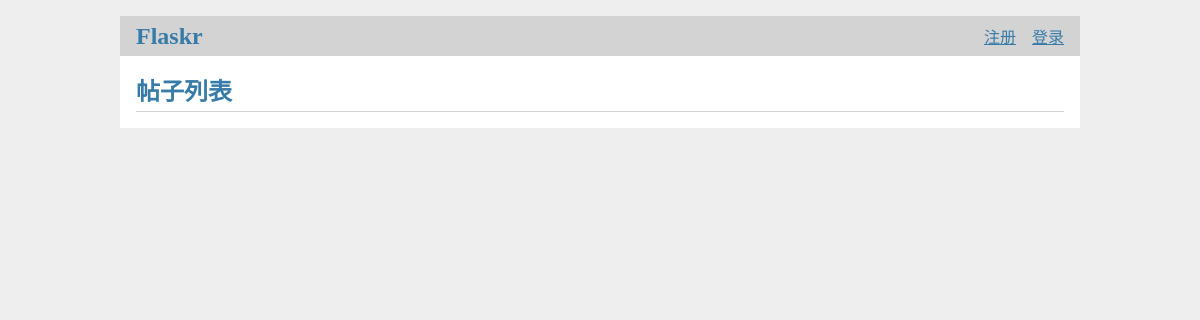
Before: / with the older database file.
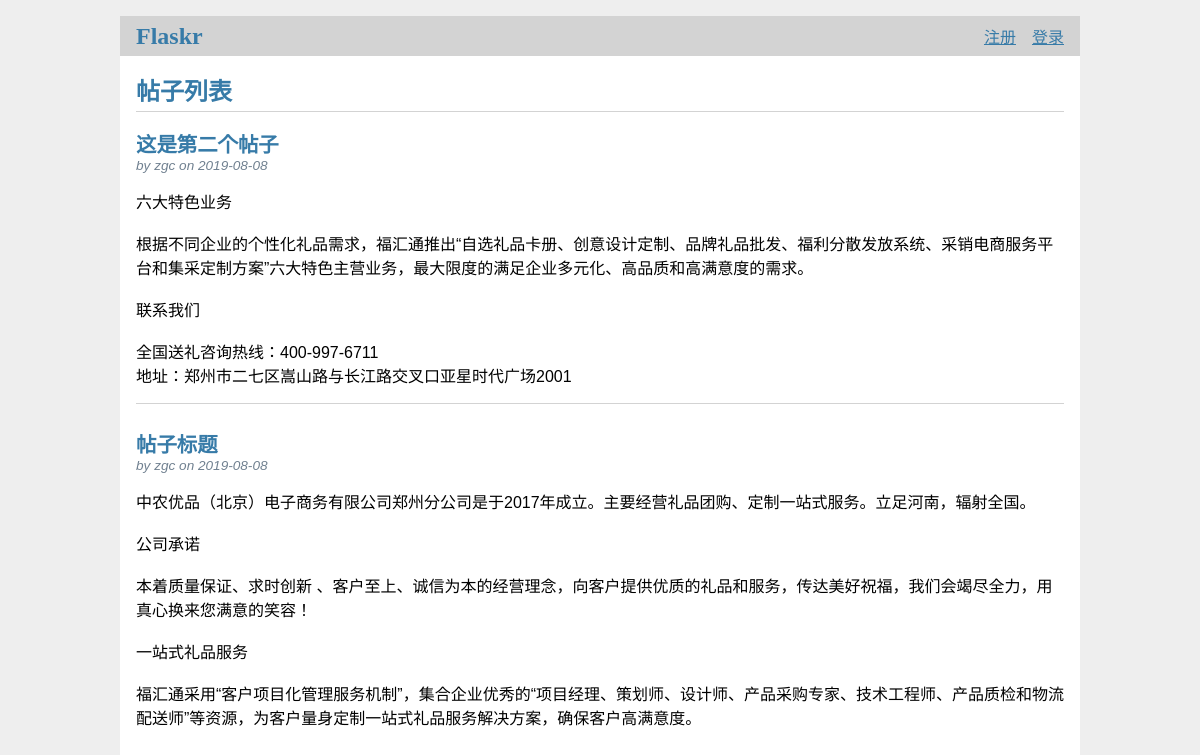
After: the same page with the newer database file.
### tables this page shows
CREATE TABLE post (
  id INTEGER PRIMARY KEY AUTOINCREMENT,
  author_id INTEGER NOT NULL,
  created TIMESTAMP NOT NULL DEFAULT CURRENT_TIMESTAMP,
  title TEXT NOT NULL,
  body TEXT NOT NULL,
  FOREIGN KEY (author_id) REFERENCES user (id)
);

CREATE TABLE user (
  id INTEGER PRIMARY KEY AUTOINCREMENT,
  username TEXT UNIQUE NOT NULL,
  password TEXT NOT NULL
);

### flaskr/blog.py (the view)
@bp.route('/')
def index():
    db = get_db()
    posts = db.execute(
        'SELECT p.id, title, body, created, author_id, username'
        ' FROM post p JOIN user u ON p.author_id = u.id'
        ' ORDER BY created DESC'
    ).fetchall()
    return render_template('blog/index.html', posts=posts)

### flaskr/auth.py (called while the page is built)
@bp.before_app_request
def load_logged_in_user():
    user_id = session.get('user_id')
    if user_id is None:
        g.user = None
    else:
        g.user = get_db().execute('select * from user where id=?',(user_id,)).fetchone()

### flaskr/db.py (called while the page is built)
def get_db():
    if 'db' not in g:
        g.db = sqlite3.connect(
            current_app.config['DATABASE'],
            detect_types=sqlite3.PARSE_DECLTYPES
        )
        g.db.row_factory = sqlite3.Row
    return g.db

### flaskr/templates/blog/index.html (shortened to what this page needs)
{% extends 'base.html' %}
{% block header %}
  <h1>{% block title %} 帖子列表 {% endblock %}</h1>
{% endblock %}
{% block content %}
  {% for post in posts %}
    <article class="post">
      <header>
        <div>
          <h1>{{ post['title'] }}</h1>
          <div class="about">by {{ post['username'] }} on {{ post['created'].strftime('%Y-%m-%d') }}</div>
        </div>
      </header>
      <p class="body">{{ post['body'] }}</p>
    </article>
    {% if not loop.last %}
      <hr>
    {% endif %}
  {% endfor %}
{% endblock %}

### flaskr/templates/base.html (shortened to what this page needs)
<!doctype html>
<link rel="stylesheet" href="{{ url_for('static', filename='style.css') }}">
<nav>
  <h1><a href="/">Flaskr</a></h1>
  <ul>
    {% if g.user %}
      <li><span>{{ g.user['username'] }}</span>
      <li><a href="{{ url_for('auth.logout') }}">退出</a>
    {% else %}
      <li><a href="{{ url_for('auth.register') }}"> 注册 </a>
      <li><a href="{{ url_for('auth.login') }}"> 登录 </a>
    {% endif %}
  </ul>
</nav>
<section class="content">
  <header>
    {% block header %}{% endblock %}
  </header>
  {% block content %}{% endblock %}
</section>

### flaskr/static/style.css (style rules this page uses)
h1 { font-family: serif; color: #377ba8; margin: 1rem 0; }
a { color: #377ba8; }
hr { border: none; border-top: 1px solid lightgray; }
nav { background: lightgray; display: flex; align-items: center; padding: 0 0.5rem; }
nav h1 { flex: auto; margin: 0; }
nav h1 a { text-decoration: none; padding: 0.25rem 0.5rem; }
nav ul { display: flex; list-style: none; margin: 0; padding: 0; }
nav ul li a, nav ul li span, header .action { display: block; padding: 0.5rem; }
.content { padding: 0 1rem 1rem; }
.content > header { border-bottom: 1px solid lightgray; display: flex; align-items: flex-end; }
.content > header h1 { flex: auto; margin: 1rem 0 0.25rem 0; }
.post > header { display: flex; align-items: flex-end; font-size: 0.85em; }
.post > header > div:first-of-type { flex: auto; }
.post > header h1 { font-size: 1.5em; margin-bottom: 0; }
.post .about { color: slategray; font-style: italic; }
.post .body { white-space: pre-line; }
.content:last-child { margin-bottom: 0; }

Changed rows visible on the page:
added post: title "这是第二个帖子", username "zgc", created "2019-08-08", body "六大特色业务 根据不同企业的个性化礼品需求，福汇通推出“自选礼品卡册、创意设计定制、品牌礼品批发、福利分散发放系统、采销电商服务平台和集采定制方案”六大特色主营业务，最大限度的满足企业多元化、高品质和高满意度的需求。 联系我们 全国送礼咨询热线：400-997-6711 地址：郑州市二七区嵩山路与长江路交叉口亚星时代广场2001"
added post: title "帖子标题", username "zgc", created "2019-08-08", body "中农优品（北京）电子商务有限公司郑州分公司是于2017年成立。主要经营礼品团购、定制一站式服务。立足河南，辐射全国。 公司承诺 本着质量保证、求时创新 、客户至上、诚信为本的经营理念，向客户提供优质的礼品和服务，传达美好祝福，我们会竭尽全力，用真心换来您满意的笑容！ 一站式礼品服务 福汇通采用“客户项目化管理服务机制”，集合企业优秀的“项目经理、策划师、设计师、产品采购专家、技术工程师、产品质检和物流配送师”等资源，为客户量身定制一站式礼品服务解决方案，确保客户高满意度。"
